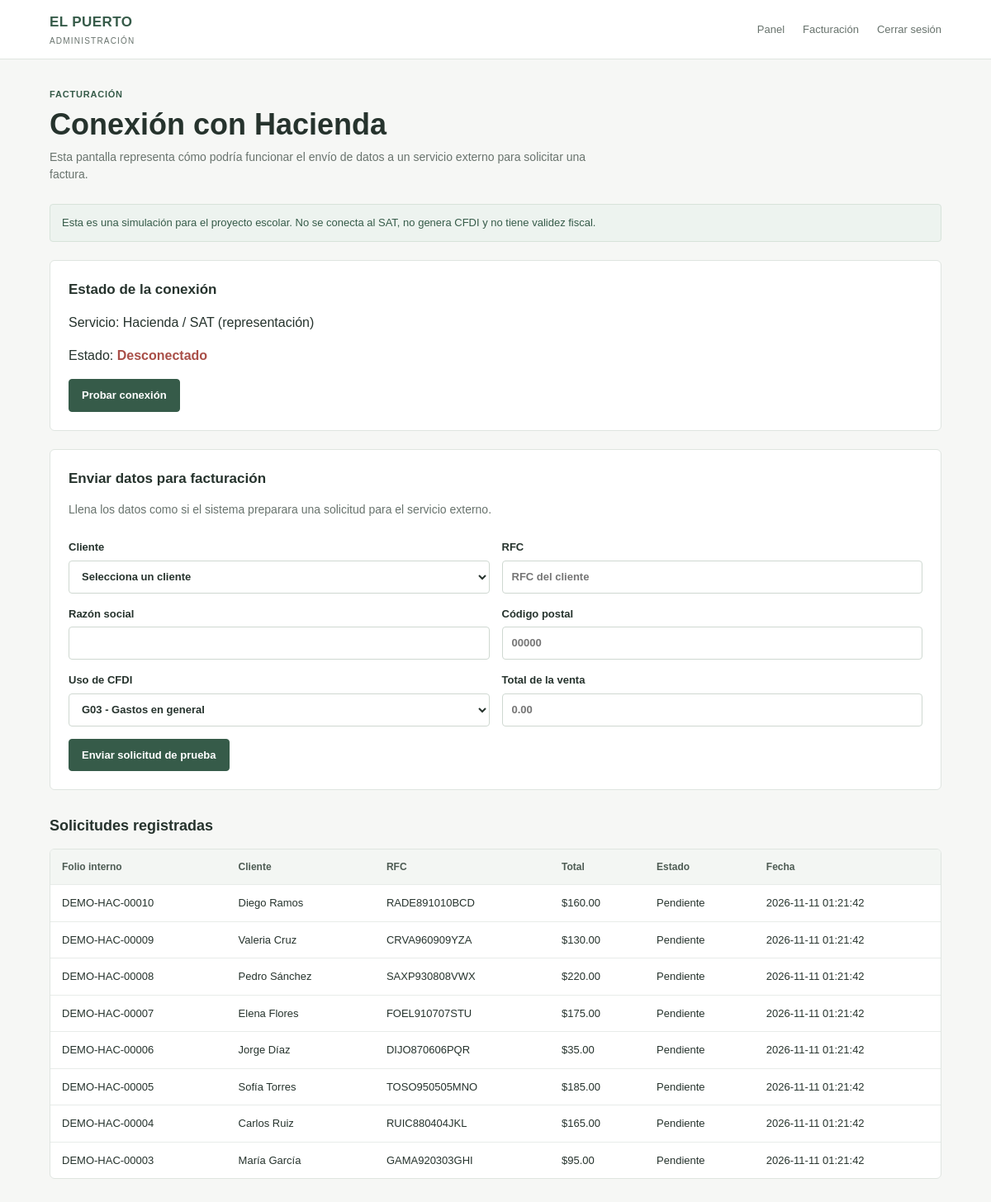
The page /admin/hacienda.php (signed in) on the database its author committed.
### tables this page shows
CREATE TABLE facturacion (
     
    id INT AUTO_INCREMENT PRIMARY KEY,
     
    cliente_id INT NOT NULL,
     
    pedido_id INT NULL,
     
     
    rfc VARCHAR(13),
     
     
    razon_social VARCHAR(150),
     
     
    codigo_postal VARCHAR(5),
     
     
    uso_cfdi VARCHAR(30),
     
    total DECIMAL(10,2) NOT NULL DEFAULT 0,
     
     
    estado ENUM('Pendiente', 'Solicitada', 'Emitida') DEFAULT 'Pendiente',
     
    fecha TIMESTAMP DEFAULT CURRENT_TIMESTAMP,
     
     
    CONSTRAINT fk_facturacion_cliente
        FOREIGN KEY (cliente_id) REFERENCES clientes(id),
     
     
    CONSTRAINT fk_facturacion_pedido
        FOREIGN KEY (pedido_id) REFERENCES pedidos(id)
        ON DELETE SET NULL
);

CREATE TABLE clientes (
     
     
    id INT AUTO_INCREMENT PRIMARY KEY,
     
     
    nombre VARCHAR(120) NOT NULL,
     
     
    telefono VARCHAR(20),
     
     
    correo VARCHAR(120),
     
     
    direccion VARCHAR(180)
);

### admin/hacienda.php (the view, shortened to what this page needs)
<?php
require_once "../config/conexion.php";
$sql = "SELECT facturacion.*, clientes.nombre AS nombre_cliente
        FROM facturacion
        LEFT JOIN clientes ON facturacion.cliente_id = clientes.id
        ORDER BY facturacion.id DESC
        LIMIT 8";
$consulta = $conexion->query($sql);
$solicitudes = $consulta->fetchAll(PDO::FETCH_ASSOC);
?>
<!DOCTYPE html>
<html lang="es">
<head>
    <link rel="stylesheet" href="../assets/css/estilos.css">
</head>
<body>
    <header class="topbar">
        <a class="logo-admin" href="panel.php">
            EL PUERTO
            <small>ADMINISTRACIÓN</small>
        </a>
        <nav>
            <a href="panel.php">Panel</a>
            <a href="modulo.php?tabla=facturacion">Facturación</a>
            <a href="index.php?salir=1">Cerrar sesión</a>
        </nav>
    </header>
    <main class="wrap">
        <p class="eyebrow">FACTURACIÓN</p>
        <h1>Conexión con Hacienda</h1>
        <p class="intro">
            Esta pantalla representa cómo podría funcionar el envío de datos
            a un servicio externo para solicitar una factura.
        </p>
        <div class="notice">
            Esta es una simulación para el proyecto escolar. No se conecta al SAT,
            no genera CFDI y no tiene validez fiscal.
        </div>
        <section class="panel-contenido">
            <h2>Estado de la conexión</h2>
            <p>Servicio: Hacienda / SAT (representación)</p>
            <p>
                Estado:
                <?php if (!empty($_SESSION["hacienda_demo"])): ?>
                    <strong class="estado-conectado">Conectado (simulación)</strong>
                <?php else: ?>
                    <strong class="estado-desconectado">Desconectado</strong>
                <?php endif; ?>
            </p>
            <form method="POST">
                <?php if (empty($_SESSION["hacienda_demo"])): ?>
                    <button class="boton-principal" type="submit" name="probar_conexion">
                        Probar conexión
                    </button>
                <?php else: ?>
                    <button class="boton-secundario" type="submit" name="desconectar">
                        Desconectar prueba
                    </button>
                <?php endif; ?>
            </form>
        </section>
        <section class="panel-contenido">
            <h2>Enviar datos para facturación</h2>
            <p class="intro">
                Llena los datos como si el sistema preparara una solicitud para el servicio externo.
            </p>
            <form method="POST">
                <div class="form-grid">
                    <label>
                        Cliente
                        <select name="cliente_id" required>
                            <option value="">Selecciona un cliente</option>
                        </select>
                    </label>
                    <label>
                        RFC
                        <input
                            type="text"
                            name="rfc"
                            maxlength="13"
                            placeholder="RFC del cliente"
                            required
                        >
                    </label>
                    <label>
                        Razón social
                        <input type="text" name="razon_social" required>
                    </label>
                    <label>
                        Código postal
                        <input
                            type="text"
                            name="codigo_postal"
                            maxlength="5"
                            inputmode="numeric"
                            placeholder="00000"
                            required
                        >
                    </label>
                    <label>
                        Uso de CFDI
                        <select name="uso_cfdi">
                            <option value="G03">G03 - Gastos en general</option>
                        </select>
                    </label>
                    <label>
                        Total de la venta
                        <input
                            type="number"
                            name="total"
                            min="0.01"
                            step="0.01"
                            placeholder="0.00"
                            required
                        >
                    </label>
                </div>
                <button class="boton-principal" type="submit" name="generar_demo">
                    Enviar solicitud de prueba
                </button>
            </form>
        </section>
        <h2 class="section-title">Solicitudes registradas</h2>
        <div class="table-box">
            <table>
                <thead>
                    <tr>
                        <th>Folio interno</th>
                        <th>Cliente</th>
                        <th>RFC</th>
                        <th>Total</th>
                        <th>Estado</th>
                        <th>Fecha</th>
                    </tr>
                </thead>
                <tbody>
                    <?php foreach ($solicitudes as $solicitud): ?>
                        <tr>
                            <td>DEMO-HAC-<?= str_pad($solicitud["id"], 5, "0", STR_PAD_LEFT) ?></td>
                            <td><?= htmlspecialchars($solicitud["nombre_cliente"] ?? "Sin cliente") ?></td>
                            <td><?= htmlspecialchars($solicitud["rfc"] ?? "") ?></td>
                            <td>$<?= number_format((float) $solicitud["total"], 2) ?></td>
                            <td><?= htmlspecialchars($solicitud["estado"]) ?></td>
                            <td><?= htmlspecialchars($solicitud["fecha"]) ?></td>
                        </tr>
                    <?php endforeach; ?>
                </tbody>
            </table>
        </div>
    </main>
</body>
</html>

### assets/css/estilos.css (style rules this page uses)
* { box-sizing: border-box; }
:root { --fondo: #f6f7f5; --blanco: #ffffff; --texto: #26332d; --texto-suave: #68736d; --verde: #365b49; --verde-hover: #294938; --verde-claro: #edf3ef; --borde: #dfe5e0; --rojo: #a94f48; }
body { margin: 0; font-family: Arial, Helvetica, sans-serif; background: var(--fondo); color: var(--texto); line-height: 1.5; }
a { color: inherit; text-decoration: none; }
button, input, select, textarea { font: inherit; }
.topbar, .barra { min-height: 68px; padding: 14px max(5%, calc((100% - 1120px) / 2)); display: flex; align-items: center; justify-content: space-between; gap: 20px; background: var(--blanco); border-bottom: 1px solid var(--borde); }
.logo-admin, .marca { display: flex; flex-direction: column; color: var(--verde); font-size: 17px; font-weight: 700; letter-spacing: .4px; }
.logo-admin small, .marca small { margin-top: 2px; color: var(--texto-suave); font-size: 10px; font-weight: 400; letter-spacing: 1.2px; }
.topbar nav, .barra nav { display: flex; align-items: center; gap: 22px; color: var(--texto-suave); font-size: 13px; }
.wrap, .admin-contenido { width: min(1120px, 90%); margin: 34px auto 60px; }
.eyebrow, .etiqueta { margin: 0 0 7px; color: var(--verde); font-size: 11px; font-weight: 700; letter-spacing: .8px; text-transform: uppercase; }
h1 { margin: 5px 0 8px; color: var(--texto); font-size: clamp(27px, 4vw, 36px); font-weight: 700; line-height: 1.2; }
h2, h3 { color: var(--texto); }
.intro { max-width: 680px; margin: 0 0 25px; color: var(--texto-suave); font-size: 14px; }
.section-title { margin: 30px 0 14px; font-size: 18px; font-weight: 600; }
.panel-contenido, .formulario-admin { margin: 22px 0; padding: 22px; background: var(--blanco); border: 1px solid var(--borde); border-radius: 6px; }
.panel-contenido h2 { margin: 0 0 15px; font-size: 17px; font-weight: 600; }
.form-grid { display: grid; grid-template-columns: repeat(2, minmax(0, 1fr)); gap: 15px; margin: 15px 0; }
label { display: flex; flex-direction: column; gap: 6px; color: var(--texto); font-size: 13px; font-weight: 600; }
input, select, textarea { width: 100%; min-height: 40px; padding: 9px 11px; color: var(--texto); background: var(--blanco); border: 1px solid #cfd8d1; border-radius: 4px; font-size: 13px; }
.boton-principal, .boton-secundario, .boton { display: inline-flex; align-items: center; justify-content: center; min-height: 38px; padding: 9px 15px; color: var(--blanco); background: var(--verde); border: 1px solid var(--verde); border-radius: 4px; font-size: 13px; font-weight: 600; cursor: pointer; }
.table-box, .tabla-contenedor { overflow-x: auto; background: var(--blanco); border: 1px solid var(--borde); border-radius: 6px; }
table { width: 100%; border-collapse: collapse; min-width: 650px; text-align: left; }
th, td { padding: 12px 14px; border-bottom: 1px solid #e8ece9; font-size: 13px; }
th { color: #4e5c54; background: #f3f6f3; font-size: 12px; font-weight: 600; }
td { color: var(--texto); }
tbody tr:last-child td { border-bottom: 0; }
.notice { margin: 16px 0; padding: 12px 14px; color: #365b49; background: var(--verde-claro); border: 1px solid #d7e3da; border-radius: 4px; font-size: 13px; }
.estado-desconectado { color: #a94f48; }

### rows shown on the page
facturacion: id "00010", cliente.nombre "Diego Ramos", rfc "RADE891010BCD", total "160.00", estado "Pendiente", fecha "2026-11-11 01:21:42"
facturacion: id "00009", cliente.nombre "Valeria Cruz", rfc "CRVA960909YZA", total "130.00", estado "Pendiente", fecha "2026-11-11 01:21:42"
facturacion: id "00008", cliente.nombre "Pedro Sánchez", rfc "SAXP930808VWX", total "220.00", estado "Pendiente", fecha "2026-11-11 01:21:42"
facturacion: id "00007", cliente.nombre "Elena Flores", rfc "FOEL910707STU", total "175.00", estado "Pendiente", fecha "2026-11-11 01:21:42"
facturacion: id "00006", cliente.nombre "Jorge Díaz", rfc "DIJO870606PQR", total "35.00", estado "Pendiente", fecha "2026-11-11 01:21:42"
facturacion: id "00005", cliente.nombre "Sofía Torres", rfc "TOSO950505MNO", total "185.00", estado "Pendiente", fecha "2026-11-11 01:21:42"
facturacion: id "00004", cliente.nombre "Carlos Ruiz", rfc "RUIC880404JKL", total "165.00", estado "Pendiente", fecha "2026-11-11 01:21:42"
facturacion: id "00003", cliente.nombre "María García", rfc "GAMA920303GHI", total "95.00", estado "Pendiente", fecha "2026-11-11 01:21:42"
